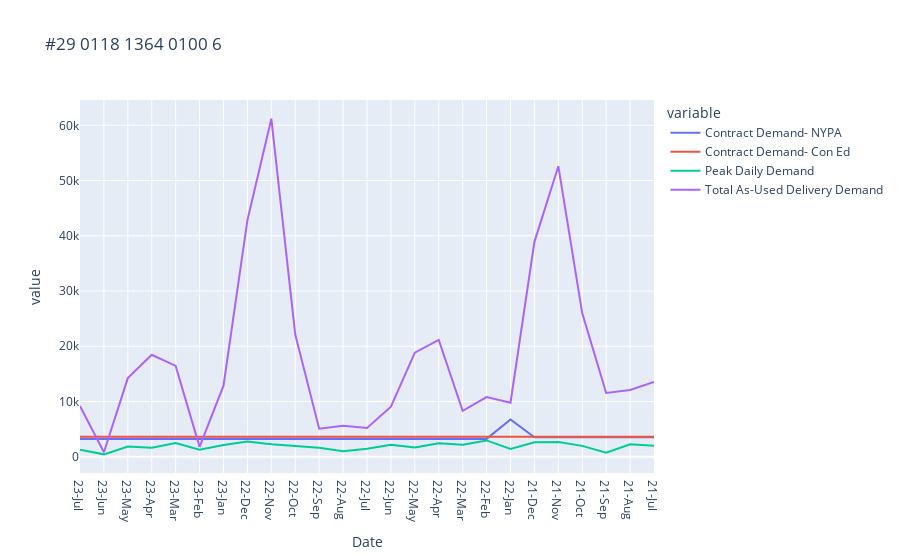

Source (notebook cell):
### Code cell
df4=pd.read_csv('1006.csv')
df4=df4.rename(columns={'Contract Demand': 'Contract Demand- NYPA'})
df4= df4.drop(df4.columns[5], axis=1)
fig = px.line(df4, x="Date", y=df4.columns,
              title='#29 0118 1364 0100 6')
fig.update_xaxes(
    dtick="M1",
    tickformat="%b\n%Y")
fig.show()

### Figure 1 — Plotly figure (JSON) as saved in the notebook; plotly's stock layout.template omitted (floating-point values rounded to 4 significant figures)
{"data": [{"hovertemplate": "variable=Contract Demand- NYPA<br>Date=%{x}<br>value=%{y}<extra></extra>", "legendgroup": "Contract Demand- NYPA", "line": {"color": "#636efa", "dash": "solid"}, "marker": {"symbol": "circle"}, "mode": "lines", "name": "Contract Demand- NYPA", "orientation": "v", "showlegend": true, "type": "scatter", "x": ["23-Jul", "23-Jun", "23-May", "23-Apr", "23-Mar", "23-Feb", "23-Jan", "22-Dec", "22-Nov", "22-Oct", "22-Sep", "22-Aug", "22-Jul", "22-Jun", "22-May", "22-Apr", "22-Mar", "22-Feb", "22-Jan", "21-Dec", "21-Nov", "21-Oct", "21-Sep", "21-Aug", "21-Jul"], "xaxis": "x", "y": [3220, 3220, 3220, 3220, 3220, 3220, 3220, 3231, 3231, 3231, 3231, 3231, 3231, 3231, 3231, 3231, 3231, 3231, 6739, 3508, 3508, 3508, 3508, 3508, 3508], "yaxis": "y"}, {"hovertemplate": "variable=Contract Demand- Con Ed<br>Date=%{x}<br>value=%{y}<extra></extra>", "legendgroup": "Contract Demand- Con Ed", "line": {"color": "#EF553B", "dash": "solid"}, "marker": {"symbol": "circle"}, "mode": "lines", "name": "Contract Demand- Con Ed", "orientation": "v", "showlegend": true, "type": "scatter", "x": ["23-Jul", "23-Jun", "23-May", "23-Apr", "23-Mar", "23-Feb", "23-Jan", "22-Dec", "22-Nov", "22-Oct", "22-Sep", "22-Aug", "22-Jul", "22-Jun", "22-May", "22-Apr", "22-Mar", "22-Feb", "22-Jan", "21-Dec", "21-Nov", "21-Oct", "21-Sep", "21-Aug", "21-Jul"], "xaxis": "x", "y": [3612.0, 3612.0, 3612.0, 3612.0, 3612.0, 3612.0, 3612.0, 3612.0, 3612.0, 3612.0, 3612.0, 3612.0, 3612.0, 3612.0, 3612.0, 3612.0, 3612.0, 3612.0, 3612.0, 3612.0, 3612.0, 3612.0, 3612.0, 3612.0, 3612.0], "yaxis": "y"}, {"hovertemplate": "variable=Peak Daily Demand<br>Date=%{x}<br>value=%{y}<extra></extra>", "legendgroup": "Peak Daily Demand", "line": {"color": "#00cc96", "dash": "solid"}, "marker": {"symbol": "circle"}, "mode": "lines", "name": "Peak Daily Demand", "orientation": "v", "showlegend": true, "type": "scatter", "x": ["23-Jul", "23-Jun", "23-May", "23-Apr", "23-Mar", "23-Feb", "23-Jan", "22-Dec", "22-Nov", "22-Oct", "22-Sep", "22-Aug", "22-Jul", "22-Jun", "22-May", "22-Apr", "22-Mar", "22-Feb", "22-Jan", "21-Dec", "21-Nov", "21-Oct", "21-Sep", "21-Aug", "21-Jul"], "xaxis": "x", "y": [1266.0, 433, 1855.0, 1630.0, 2483.0, 1261.0, 2120.0, 2776.0, 2275.0, 1901.0, 1607.0, 1014.0, 1446.0, 2166.0, 1682.0, 2460.0, 2189.0, 2955.0, 1398.0, 2621.0, 2673.0, 1970.0, 711.2, 2269.0, 1981.0], "yaxis": "y"}, {"hovertemplate": "variable=Total As-Used Delivery Demand<br>Date=%{x}<br>value=%{y}<extra></extra>", "legendgroup": "Total As-Used Delivery Demand", "line": {"color": "#ab63fa", "dash": "solid"}, "marker": {"symbol": "circle"}, "mode": "lines", "name": "Total As-Used Delivery Demand", "orientation": "v", "showlegend": true, "type": "scatter", "x": ["23-Jul", "23-Jun", "23-May", "23-Apr", "23-Mar", "23-Feb", "23-Jan", "22-Dec", "22-Nov", "22-Oct", "22-Sep", "22-Aug", "22-Jul", "22-Jun", "22-May", "22-Apr", "22-Mar", "22-Feb", "22-Jan", "21-Dec", "21-Nov", "21-Oct", "21-Sep", "21-Aug", "21-Jul"], "xaxis": "x", "y": [9182.0, 806.2, 14240.0, 18460.0, 16440.0, 1786.0, 12850.0, 42830.0, 61210.0, 22110.0, 5086.0, 5620.0, 5197.0, 9060.0, 18840.0, 21150.0, 8324.0, 10790.0, 9783.0, 38900.0, 52597, 25950.0, 11540.0, 12100.0, 13518], "yaxis": "y"}], "layout": {"legend": {"title": {"text": "variable"}, "tracegroupgap": 0}, "title": {"text": "#29 0118 1364 0100 6"}, "xaxis": {"anchor": "y", "domain": [0, 1], "dtick": "M1", "tickformat": "%b\n%Y", "title": {"text": "Date"}}, "yaxis": {"anchor": "x", "domain": [0, 1], "title": {"text": "value"}}}}
